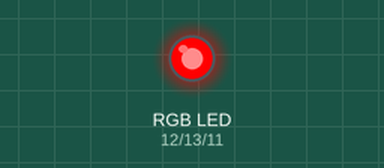
Recording of a sketch running on a simulated Arduino Uno, built with avr-gcc and run on an emulated ATmega328P. Shown: an RGB LED mixed from three pins (HIGH = lit).

Above: at 0.15 s.
At 2.1 s:
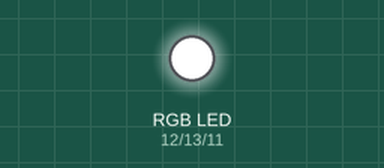
At 3.75 s:
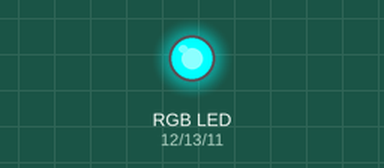
At 4.05 s:
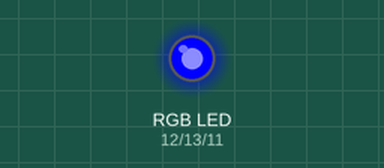
At 5.7 s:
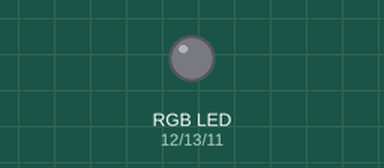
At 7.65 s:
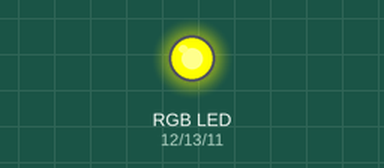
Timing chart, 0 to 9.4 s (numbered marks = the images above):
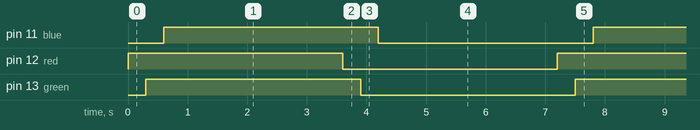

The sketch:

rgb_light.ino
```cpp
//Digital pins for the different colour outputs.
const int red = 12;
const int green = 13;
const int blue = 11;

void setup() {
  //Sets all the pins to output.
  pinMode(red, OUTPUT);
  pinMode(green, OUTPUT);
  pinMode(blue, OUTPUT);
}

void loop() {
  digitalWrite(red, HIGH); //Turns the red light on.
  delay(300); //0.3 second delay.
  digitalWrite(green, HIGH); //Turns the green light on.
  delay(300);
  digitalWrite(blue, HIGH); //Turns the blue light on.
  delay(3000); //3 second delay.
  digitalWrite(red, LOW); //Turns the red light off.
  delay(300);
  digitalWrite(green, LOW); //Turns the green light off.
  delay(300);
  digitalWrite(blue, LOW); //Turns the blue light off.
  delay(3000);
}
```

Measured:
- by itself, pin 11 (blue), pin 12 (red), pin 13 (green): alternates HIGH for 3.6 s and LOW for 3.6 s
- by itself, everything shown: repeats every 7.2 s, in 6 steps
